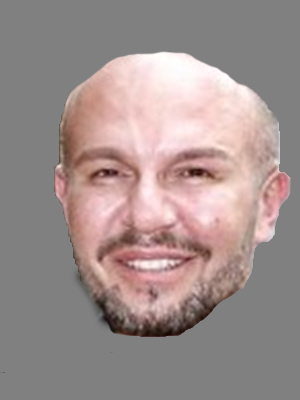
#> input picture Stim/AU/AU01_07.jpg, 300 x 400 px; its folder holds only this picture in this run
$ python crop_gray.py
#> lines starting #> are read from the running program, lines starting #| are printed output that depends on the picture
from PIL import Image, ImageOps
from glob import glob
import pandas as pd
import pdb
import numpy as np
stim_folder = '/home/vayzenbe/GitHub_Repos/dunnetal_JEP_HPP_materials/Experiment Scripts/Experiment 1 Script/Images/AU'
out_folder = '/home/vayzenbe/matlab_toolboxes/SHINEtoolbox/SHINEtoolbox/SHINE_INPUT'

im_files = glob(f'{stim_folder}/*.jpg')
im_buffer = 10
#def make_gray():
for imfile in im_files:
    #imfile = f'{stim_folder}/AU02_35.jpg'
    og_im = Image.open(imfile)
#> og_im is the input picture: PIL image 300x400 RGB; mean R, G, B 159.1, 143.9, 142


    im = Image.new(og_im.mode, [og_im.size[0] + im_buffer+30, og_im.size[1] +im_buffer+30],(128, 128, 128))
#> im: PIL image 340x440 RGB; every value is 128


    #t_loc = int((im_size - crop_im.size[0])/2)
    #l_loc = int((im_size- crop_im.size[1])/2)
    im.paste(og_im, (im_buffer+2, im_buffer+2))
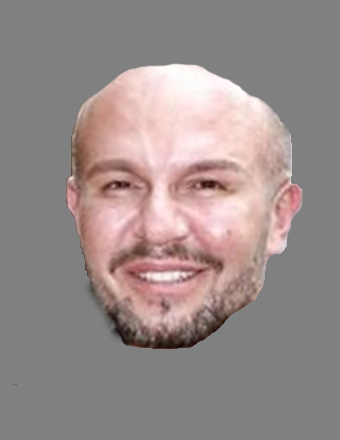
#> im: PIL image 340x440 RGB; mean R, G, B 153, 140.8, 139.2

    np_im = np.array(im)

    #pdb.set_trace()
    #Find where the red is by indexing the non-gray colors in a channel
    locs = np.argwhere(np_im[:,:,1] != 128)
#> locs = 52737 pairs, first value 60 to 387, second value 12 to 307

    #find left, top, right, and bottom
    top = np.min(locs[:,0])
#> top = 60
    left = np.min(locs[:,1])
#> left = 12
    bottom = np.max(locs[:,0])
#> bottom = 387
    right = np.max(locs[:,1])
#> right = 307


    #Crop IM
    crop_im = im.crop((left-im_buffer, top-im_buffer,  right+im_buffer, bottom+im_buffer))
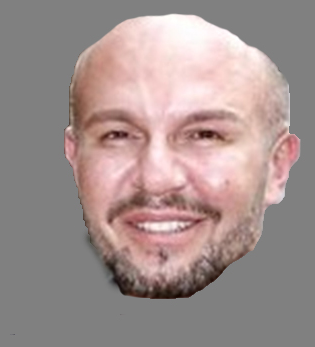
#> crop_im: PIL image 315x347 RGB; mean R, G, B 162.2, 145.5, 143.4
    #pdb.set_trace()

    #determine size of new images
    im_size = np.max(crop_im.size)
#> im_size = 347

    #Make a new image as a square
    new_im = Image.new(crop_im.mode, [im_size, im_size],(128, 128, 128))
#> new_im: PIL image 347x347 RGB; every value is 128

    #Determine where to paste it
    t_loc = int((im_size - crop_im.size[0])/2)
#> t_loc = 16
    l_loc = int((im_size- crop_im.size[1])/2)
#> l_loc = 0

    #paste into new_im
    new_im.paste(crop_im, (t_loc, l_loc))
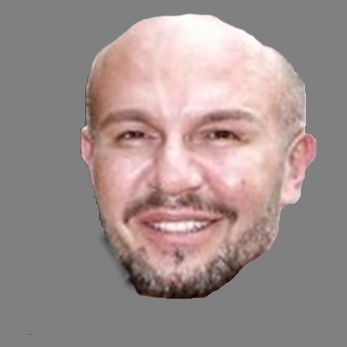
#> new_im: PIL image 347x347 RGB; mean R, G, B 159, 143.9, 142
    im_name = imfile.split('/')
    #new_im.save(f'{out_folder}/{im_name[1]}')

    gray_image = ImageOps.grayscale(new_im)
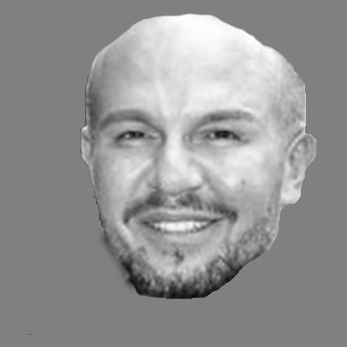
#> gray_image: PIL image 347x347 L; min 10, max 255, mean 148.2
    gray_image = gray_image.resize((300,300))
#> gray_image: PIL image 300x300 L
    #pdb.set_trace()
    gray_image.save(f'{out_folder}/{im_name[len(im_name)-1]}')


def creat_triallist():
    trial_list =pd.DataFrame(columns = ['stim1', 'stim2'])
    for sn1, s1 in enumerate(im_files):
        stim1 = s1.split('/')
        stim1 = stim1[1]
        for s2 in im_files[sn1+1:]:
            stim2 = s2.split('/')
            stim2 = stim2[1]
            #print(stim1,stim2)
            trial_list = trial_list.append(pd.Series([stim1, stim2],index = trial_list.columns), ignore_index=True)
            trial_list.to_csv('exp_trials.csv', index = False)

#pdb.set_trace()

#make_gray()

$ run again, on Stim/AU/AU11_14.jpg
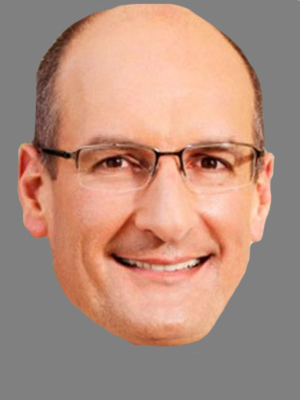
#> input picture Stim/AU/AU11_14.jpg, 300 x 400 px
#> og_im is the input picture: PIL image 300x400 RGB; mean R, G, B 178.8, 142.9, 127.1
#> `im.paste(og_im, (im_buffer+2, im_buffer+2))`:
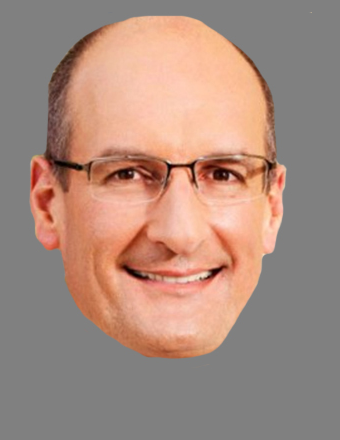
#> im: PIL image 340x440 RGB; mean R, G, B 168.7, 140, 127.2
#> locs = 69400 pairs, first value 12 to 371, second value 28 to 311
#> top = 12
#> left = 28
#> bottom = 371
#> right = 311
#> `gray_image = ImageOps.grayscale(new_im)`:
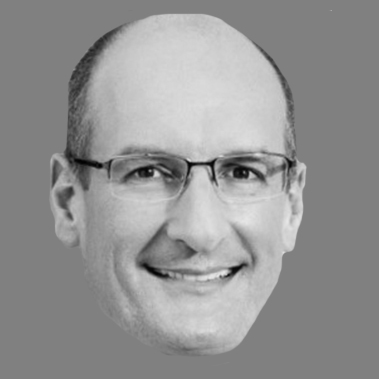
#> gray_image: PIL image 379x379 L; min 1, max 230, mean 147.9

$ run again, on Stim/AU/AU15_08.jpg
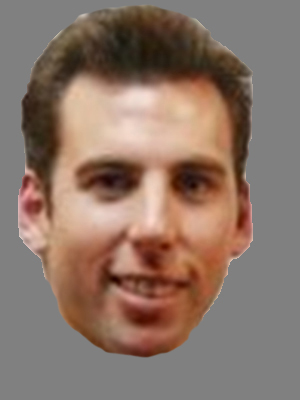
#> input picture Stim/AU/AU15_08.jpg, 300 x 400 px
#> og_im is the input picture: PIL image 300x400 RGB; mean R, G, B 138.9, 116.9, 104.7
#> `im.paste(og_im, (im_buffer+2, im_buffer+2))`:
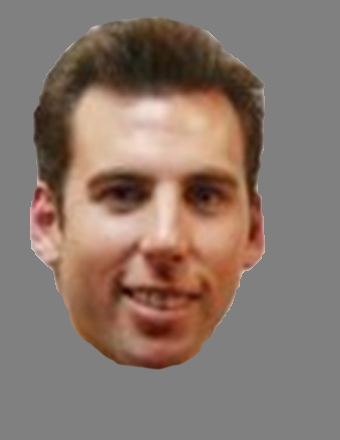
#> im: PIL image 340x440 RGB; mean R, G, B 136.7, 119.1, 109.3
#> locs = 68194 pairs, first value 12 to 371, second value 28 to 267
#> top = 12
#> left = 28
#> bottom = 371
#> right = 267
#> `gray_image = ImageOps.grayscale(new_im)`:
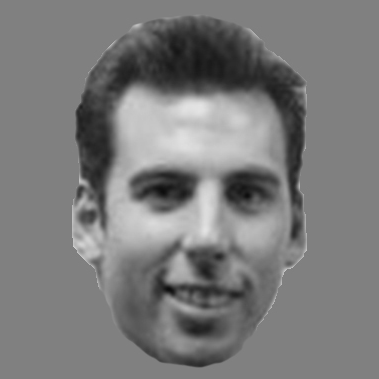
#> gray_image: PIL image 379x379 L; min 12, max 228, mean 123

$ run again, on Stim/AU/AU15_23.jpg
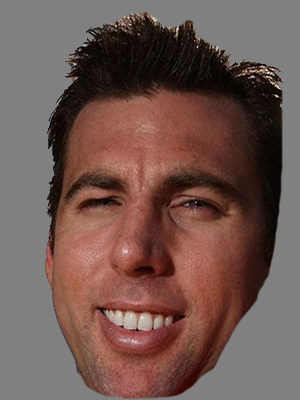
#> input picture Stim/AU/AU15_23.jpg, 300 x 400 px
#> og_im is the input picture: PIL image 300x400 RGB; mean R, G, B 111.8, 86.9, 80.7
#> `im.paste(og_im, (im_buffer+2, im_buffer+2))`:
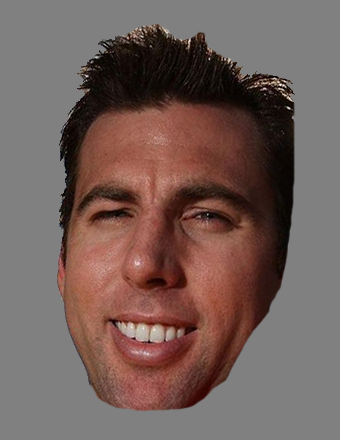
#> im: PIL image 340x440 RGB; mean R, G, B 115, 95, 90
#> locs = 75905 pairs, first value 20 to 411, second value 52 to 299
#> top = 20
#> left = 52
#> bottom = 411
#> right = 299
#> `gray_image = ImageOps.grayscale(new_im)`:
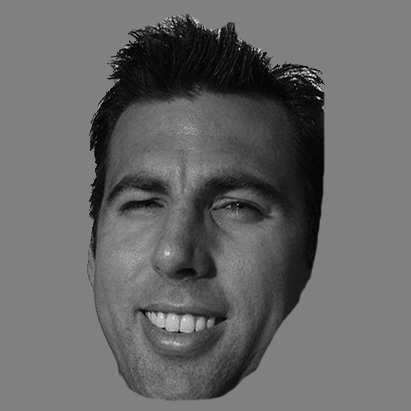
#> gray_image: PIL image 411x411 L; min 0, max 252, mean 103.6

$ run again, on Stim/AU/AU03_25.jpg
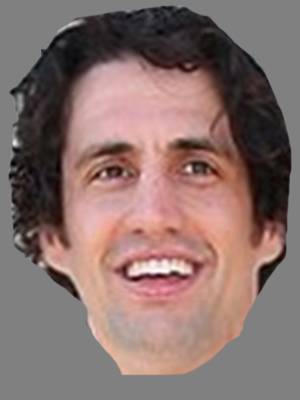
#> input picture Stim/AU/AU03_25.jpg, 300 x 400 px
#> og_im is the input picture: PIL image 300x400 RGB; mean R, G, B 136.1, 113, 109
#> locs = 82174 pairs, first value 12 to 387, second value 20 to 307
#> top = 12
#> left = 20
#> bottom = 387
#> right = 307
#> `gray_image = ImageOps.grayscale(new_im)`:
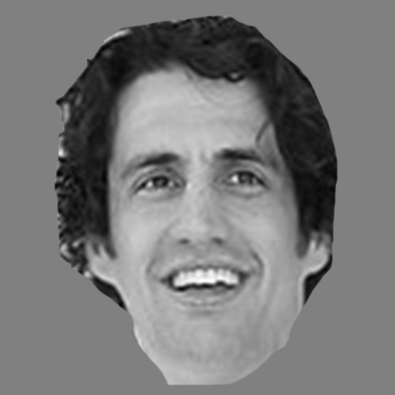
#> gray_image: PIL image 395x395 L; min 1, max 255, mean 121.4
